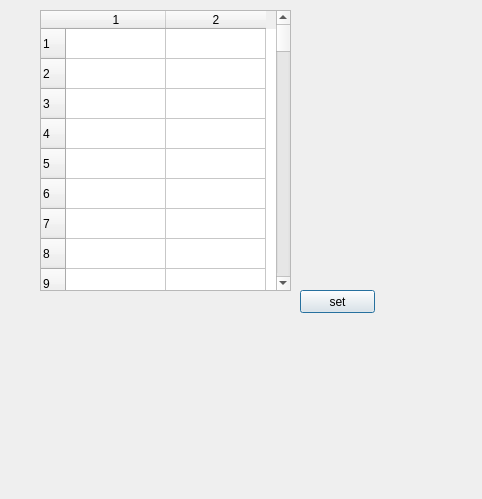
<?xml version="1.0" encoding="UTF-8"?>
<ui version="4.0">
 <class>EvgSoftSeq</class>
 <widget class="QDialog" name="EvgSoftSeq">
  <property name="geometry">
   <rect>
    <x>0</x>
    <y>0</y>
    <width>482</width>
    <height>499</height>
   </rect>
  </property>
  <property name="windowTitle">
   <string>Dialog</string>
  </property>
  <widget class="QTableWidget" name="tableWidget">
   <property name="geometry">
    <rect>
     <x>40</x>
     <y>10</y>
     <width>251</width>
     <height>281</height>
    </rect>
   </property>
   <property name="rowCount">
    <number>100</number>
   </property>
   <property name="columnCount">
    <number>2</number>
   </property>
   <row/>
   <row/>
   <row/>
   <row/>
   <row/>
   <row/>
   <row/>
   <row/>
   <row/>
   <row/>
   <row/>
   <row/>
   <row/>
   <row/>
   <row/>
   <row/>
   <row/>
   <row/>
   <row/>
   <row/>
   <row/>
   <row/>
   <row/>
   <row/>
   <row/>
   <row/>
   <row/>
   <row/>
   <row/>
   <row/>
   <row/>
   <row/>
   <row/>
   <row/>
   <row/>
   <row/>
   <row/>
   <row/>
   <row/>
   <row/>
   <row/>
   <row/>
   <row/>
   <row/>
   <row/>
   <row/>
   <row/>
   <row/>
   <row/>
   <row/>
   <row/>
   <row/>
   <row/>
   <row/>
   <row/>
   <row/>
   <row/>
   <row/>
   <row/>
   <row/>
   <row/>
   <row/>
   <row/>
   <row/>
   <row/>
   <row/>
   <row/>
   <row/>
   <row/>
   <row/>
   <row/>
   <row/>
   <row/>
   <row/>
   <row/>
   <row/>
   <row/>
   <row/>
   <row/>
   <row/>
   <row/>
   <row/>
   <row/>
   <row/>
   <row/>
   <row/>
   <row/>
   <row/>
   <row/>
   <row/>
   <row/>
   <row/>
   <row/>
   <row/>
   <row/>
   <row/>
   <row/>
   <row/>
   <row/>
   <row/>
   <column/>
   <column/>
  </widget>
  <widget class="QPushButton" name="pb_setSequence">
   <property name="geometry">
    <rect>
     <x>300</x>
     <y>290</y>
     <width>75</width>
     <height>23</height>
    </rect>
   </property>
   <property name="text">
    <string>set</string>
   </property>
  </widget>
 </widget>
 <resources/>
 <connections/>
</ui>
